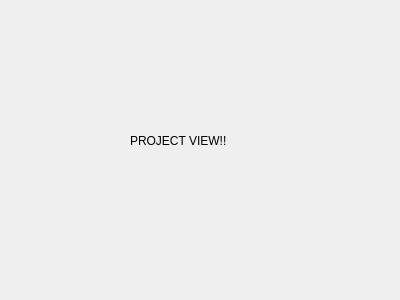
<?xml version="1.0" encoding="UTF-8"?>
<ui version="4.0">
 <class>ProjectView</class>
 <widget class="QWidget" name="ProjectView">
  <property name="geometry">
   <rect>
    <x>0</x>
    <y>0</y>
    <width>400</width>
    <height>300</height>
   </rect>
  </property>
  <property name="windowTitle">
   <string>Form</string>
  </property>
  <widget class="QLabel" name="label">
   <property name="geometry">
    <rect>
     <x>130</x>
     <y>100</y>
     <width>141</width>
     <height>81</height>
    </rect>
   </property>
   <property name="text">
    <string>PROJECT VIEW!!</string>
   </property>
  </widget>
 </widget>
 <resources/>
 <connections/>
</ui>
